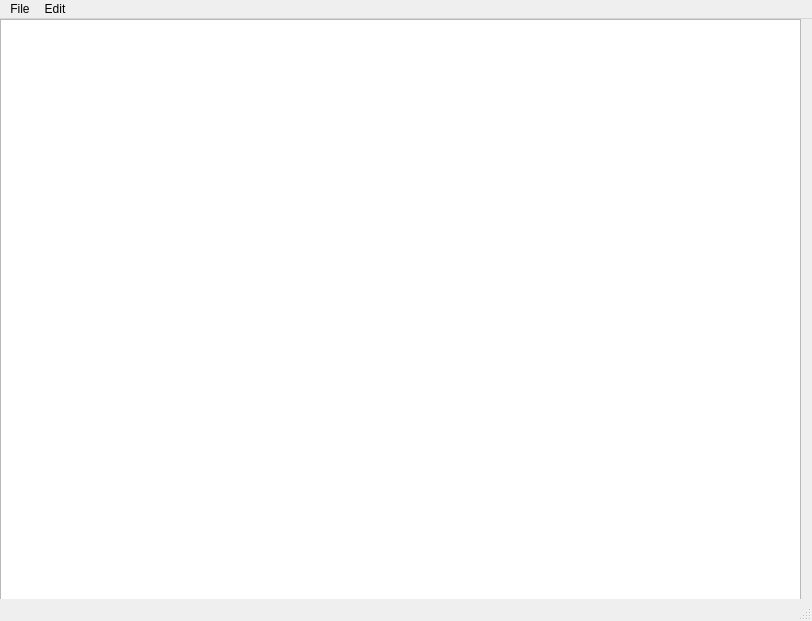
<?xml version="1.0" encoding="UTF-8"?>
<ui version="4.0">
 <class>MainWindow</class>
 <widget class="QMainWindow" name="MainWindow">
  <property name="geometry">
   <rect>
    <x>0</x>
    <y>0</y>
    <width>812</width>
    <height>621</height>
   </rect>
  </property>
  <property name="windowTitle">
   <string>MainWindow</string>
  </property>
  <widget class="QWidget" name="centralwidget">
   <widget class="QWidget" name="verticalLayoutWidget">
    <property name="geometry">
     <rect>
      <x>0</x>
      <y>0</y>
      <width>801</width>
      <height>581</height>
     </rect>
    </property>
    <layout class="QVBoxLayout" name="verticalLayout">
     <item>
      <widget class="QTextEdit" name="textEdit"/>
     </item>
    </layout>
   </widget>
  </widget>
  <widget class="QMenuBar" name="menubar">
   <property name="geometry">
    <rect>
     <x>0</x>
     <y>0</y>
     <width>812</width>
     <height>23</height>
    </rect>
   </property>
   <widget class="QMenu" name="menuFile">
    <property name="title">
     <string>File</string>
    </property>
    <addaction name="actionNew"/>
    <addaction name="actionOpen"/>
    <addaction name="actionSave_as"/>
    <addaction name="actionExit"/>
    <addaction name="actionExit_2"/>
   </widget>
   <widget class="QMenu" name="menuEdit">
    <property name="title">
     <string>Edit</string>
    </property>
    <addaction name="actionCopy"/>
    <addaction name="actionPaste"/>
    <addaction name="actionCut"/>
    <addaction name="actionUndo"/>
    <addaction name="actionRedo"/>
   </widget>
   <addaction name="menuFile"/>
   <addaction name="menuEdit"/>
  </widget>
  <widget class="QStatusBar" name="statusbar"/>
  <action name="actionNew">
   <property name="icon">
    <iconset resource="../../uicons-regular-rounded/Resources.qrc">
     <normaloff>:/imgs/svg/fi-rr-file-medical.svg</normaloff>:/imgs/svg/fi-rr-file-medical.svg</iconset>
   </property>
   <property name="text">
    <string>New</string>
   </property>
  </action>
  <action name="actionOpen">
   <property name="icon">
    <iconset resource="../../uicons-regular-rounded/Resources.qrc">
     <normaloff>:/imgs/svg/fi-rr-envelope-open-text.svg</normaloff>:/imgs/svg/fi-rr-envelope-open-text.svg</iconset>
   </property>
   <property name="text">
    <string>Open</string>
   </property>
  </action>
  <action name="actionSave_as">
   <property name="icon">
    <iconset resource="../../uicons-regular-rounded/Resources.qrc">
     <normaloff>:/imgs/svg/fi-rr-treasure-chest.svg</normaloff>:/imgs/svg/fi-rr-treasure-chest.svg</iconset>
   </property>
   <property name="text">
    <string>Save as</string>
   </property>
  </action>
  <action name="actionExit">
   <property name="icon">
    <iconset resource="../../uicons-regular-rounded/Resources.qrc">
     <normaloff>:/imgs/svg/fi-rr-print.svg</normaloff>:/imgs/svg/fi-rr-print.svg</iconset>
   </property>
   <property name="text">
    <string>Print</string>
   </property>
  </action>
  <action name="actionExit_2">
   <property name="icon">
    <iconset resource="../../uicons-regular-rounded/Resources.qrc">
     <normaloff>:/imgs/svg/fi-rr-file-excel.svg</normaloff>:/imgs/svg/fi-rr-file-excel.svg</iconset>
   </property>
   <property name="text">
    <string>Exit</string>
   </property>
  </action>
  <action name="actionCopy">
   <property name="icon">
    <iconset resource="../../uicons-regular-rounded/Resources.qrc">
     <normaloff>:/imgs/svg/fi-rr-cent-sign.svg</normaloff>:/imgs/svg/fi-rr-cent-sign.svg</iconset>
   </property>
   <property name="text">
    <string>Copy</string>
   </property>
  </action>
  <action name="actionPaste">
   <property name="icon">
    <iconset resource="../../uicons-regular-rounded/Resources.qrc">
     <normaloff>:/imgs/svg/fi-rr-files-medical.svg</normaloff>:/imgs/svg/fi-rr-files-medical.svg</iconset>
   </property>
   <property name="text">
    <string>Paste</string>
   </property>
  </action>
  <action name="actionCut">
   <property name="icon">
    <iconset resource="../../uicons-regular-rounded/Resources.qrc">
     <normaloff>:/imgs/svg/fi-rr-file-import.svg</normaloff>:/imgs/svg/fi-rr-file-import.svg</iconset>
   </property>
   <property name="text">
    <string>Cut</string>
   </property>
  </action>
  <action name="actionUndo">
   <property name="icon">
    <iconset resource="../../uicons-regular-rounded/Resources.qrc">
     <normaloff>:/imgs/svg/fi-rr-arrow-turn-down-left.svg</normaloff>:/imgs/svg/fi-rr-arrow-turn-down-left.svg</iconset>
   </property>
   <property name="text">
    <string>Undo</string>
   </property>
  </action>
  <action name="actionRedo">
   <property name="icon">
    <iconset resource="../../uicons-regular-rounded/Resources.qrc">
     <normaloff>:/imgs/svg/fi-rr-arrow-turn-down-right.svg</normaloff>:/imgs/svg/fi-rr-arrow-turn-down-right.svg</iconset>
   </property>
   <property name="text">
    <string>Redo</string>
   </property>
  </action>
 </widget>
 <resources>
  <include location="../../uicons-regular-rounded/Resources.qrc"/>
 </resources>
 <connections/>
</ui>
